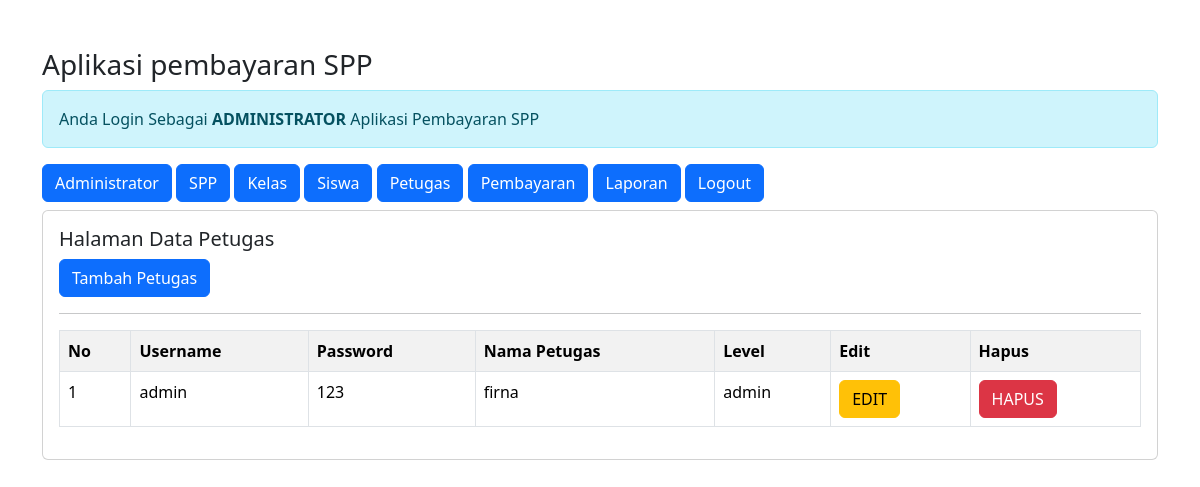
/admin/admin.php?url=petugas (signed in), run on an earlier commit of the app's database.
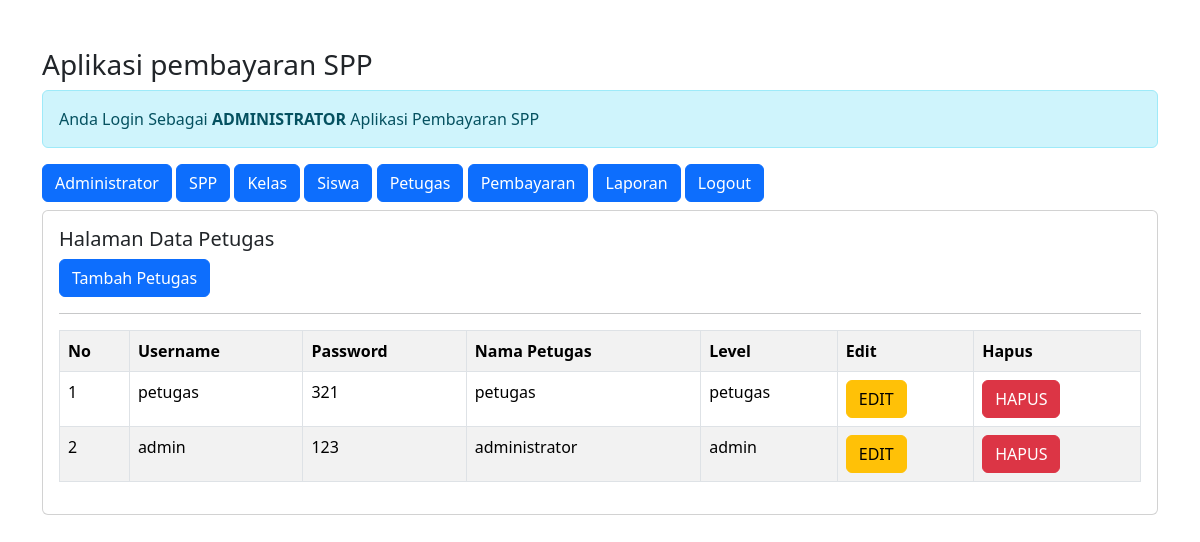
And on a later commit of the database.
### tables this page shows
CREATE TABLE `petugas` (
  `id_petugas` int(11) NOT NULL,
  `username` varchar(25) NOT NULL,
  `password` varchar(32) DEFAULT NULL,
  `nama_petugas` varchar(35) NOT NULL,
  `level` enum('admin','petugas') NOT NULL
);

### admin/petugas.php (the view)
<h5>Halaman Data Petugas</H5>
<a href="?url=tambah-petugas" class="btn btn-primary"> Tambah Petugas </a>
<hr>
<table class="table table-striped table-bordered">
    <tr class="fw-bold">
        <td>No</td>
        <td>Username</td>
        <td>Password</td>
        <td>Nama Petugas</td>
        <td>Level</td>
        <td>Edit</td>
        <td>Hapus</td>
    </tr>
    <?php
    include'../koneksi.php';
    $no = 1;
    $sql = "SELECT*FROM petugas ORDER BY id_petugas DESC";
    $query = mysqli_query($koneksi, $sql);
    foreach($query as $data){ ?>
    <tr>
        <td><?= $no++; ?></td>
        <td><?= $data['username'] ?></td>
        <td><?= $data['password'] ?></td>
        <td><?= $data['nama_petugas'] ?></td>
        <td><?= $data['level'] ?></td>
        <td>
            <a href="?url=edit-petugas&id_petugas=<?= $data['id_petugas'] ?>" class='btn btn-warning'>EDIT</a>
        </td>
        <td>
            <a onclick="return confirm ('apakah anda yakin ingin menghapus data')" href="?url=hapus-petugas&id_petugas=<?= $data['id_petugas'] ?>"
                class='btn btn-danger'>HAPUS</a>
        </td>
    </tr>
        <?php  }
    ?>
</table>

What changed in the data, as far as the page shows it:
added petugas: username "petugas", password "321", nama_petugas "petugas", level "petugas"
changed petugas "admin": nama_petugas "firna" → "administrator"
